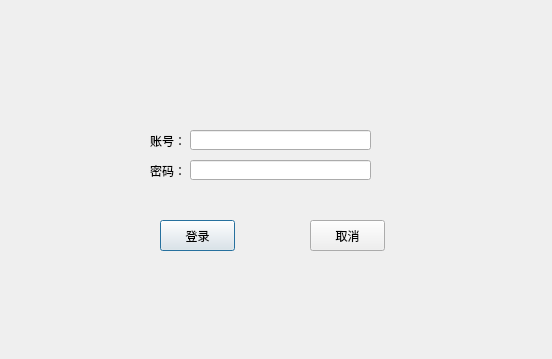
<?xml version="1.0" encoding="UTF-8"?>
<ui version="4.0">
 <class>LoginDialog</class>
 <widget class="QDialog" name="LoginDialog">
  <property name="geometry">
   <rect>
    <x>0</x>
    <y>0</y>
    <width>552</width>
    <height>359</height>
   </rect>
  </property>
  <property name="minimumSize">
   <size>
    <width>552</width>
    <height>359</height>
   </size>
  </property>
  <property name="maximumSize">
   <size>
    <width>552</width>
    <height>359</height>
   </size>
  </property>
  <property name="windowTitle">
   <string>LoginDialog</string>
  </property>
  <widget class="QLabel" name="imgLabel">
   <property name="geometry">
    <rect>
     <x>0</x>
     <y>0</y>
     <width>531</width>
     <height>341</height>
    </rect>
   </property>
   <property name="text">
    <string/>
   </property>
   <property name="pixmap">
    <pixmap resource="image.qrc">:/Exam.jpg</pixmap>
   </property>
  </widget>
  <widget class="QLabel" name="code">
   <property name="geometry">
    <rect>
     <x>150</x>
     <y>160</y>
     <width>54</width>
     <height>21</height>
    </rect>
   </property>
   <property name="text">
    <string>密码：</string>
   </property>
  </widget>
  <widget class="QLineEdit" name="accountEdit">
   <property name="geometry">
    <rect>
     <x>190</x>
     <y>130</y>
     <width>181</width>
     <height>20</height>
    </rect>
   </property>
  </widget>
  <widget class="QLineEdit" name="codeEdit">
   <property name="geometry">
    <rect>
     <x>190</x>
     <y>160</y>
     <width>181</width>
     <height>20</height>
    </rect>
   </property>
   <property name="echoMode">
    <enum>QLineEdit::Password</enum>
   </property>
  </widget>
  <widget class="QPushButton" name="loginButton">
   <property name="geometry">
    <rect>
     <x>160</x>
     <y>220</y>
     <width>75</width>
     <height>31</height>
    </rect>
   </property>
   <property name="text">
    <string>登录</string>
   </property>
  </widget>
  <widget class="QPushButton" name="CancelButton_2">
   <property name="geometry">
    <rect>
     <x>310</x>
     <y>220</y>
     <width>75</width>
     <height>31</height>
    </rect>
   </property>
   <property name="text">
    <string>取消</string>
   </property>
  </widget>
  <widget class="QLabel" name="account">
   <property name="geometry">
    <rect>
     <x>150</x>
     <y>120</y>
     <width>61</width>
     <height>41</height>
    </rect>
   </property>
   <property name="text">
    <string>账号：</string>
   </property>
  </widget>
 </widget>
 <resources>
  <include location="image.qrc"/>
 </resources>
 <connections/>
</ui>
